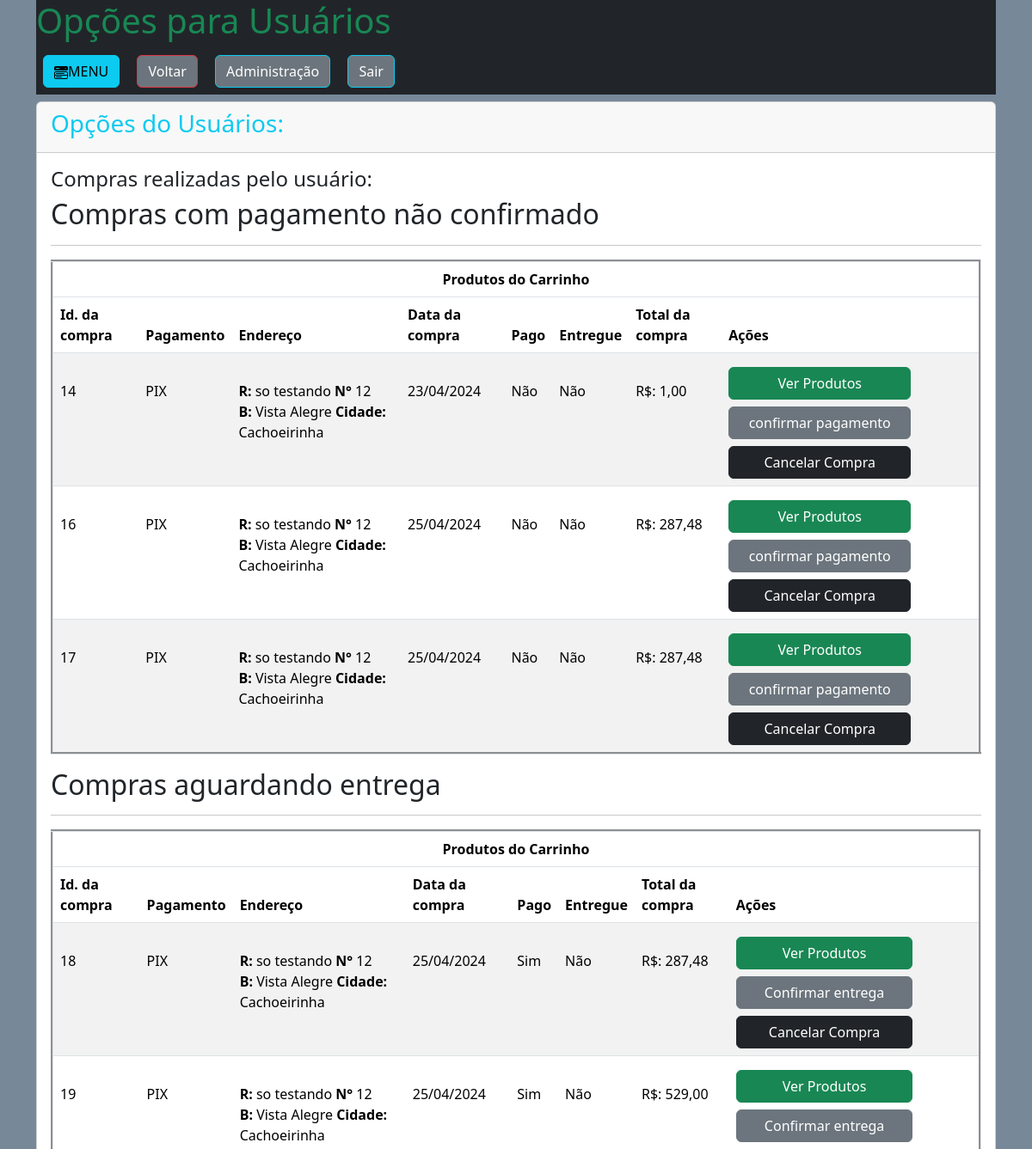
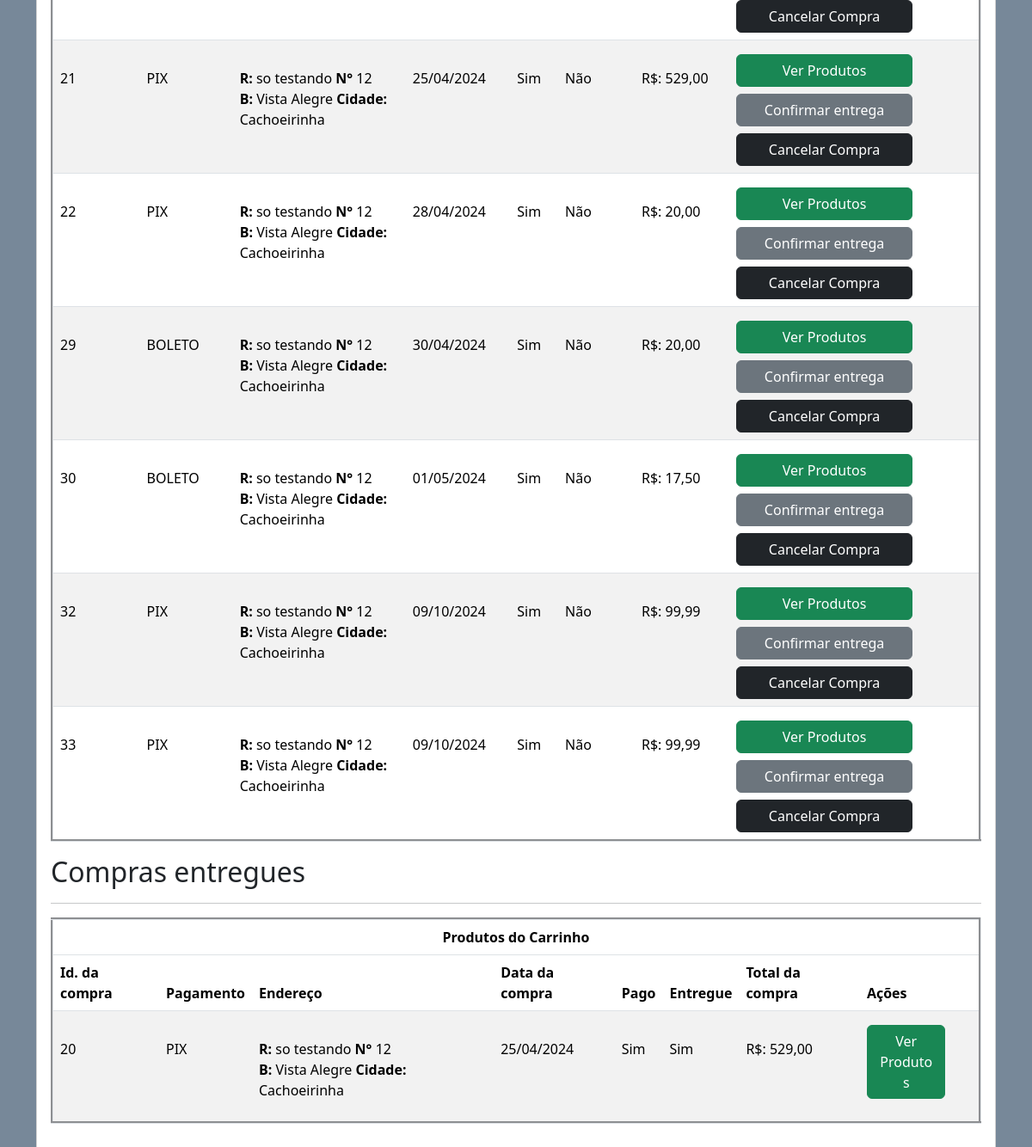
The page /administrador/usuarios/compras_us.php?id_usuario=6 on the database its author committed (2 pictures, top to bottom).
### tables this page shows
CREATE TABLE `compras` (
  `id_compra` int(11) NOT NULL,
  `id_usuario` int(11) NOT NULL,
  `id_endereco` int(11) NOT NULL,
  `data` datetime NOT NULL,
  `total` double(10,2) NOT NULL,
  `autorizado` int(1) NOT NULL,
  `sel_entrega` int(1) NOT NULL,
  `entregue` int(1) NOT NULL,
  `pagamento` varchar(30) NOT NULL,
  `parcelas` int(3) NOT NULL
);

CREATE TABLE `endereco_usuario` (
  `id_endereco` int(11) NOT NULL,
  `id_usuario` int(11) NOT NULL,
  `CEP` varchar(9) NOT NULL,
  `logradouro` varchar(120) NOT NULL,
  `bairro` varchar(60) NOT NULL,
  `cidade` varchar(60) NOT NULL,
  `UF` varchar(2) NOT NULL,
  `numero` int(6) NOT NULL,
  `complemento` varchar(60) NOT NULL,
  `ponto_referencia` varchar(100) NOT NULL,
  `retirada_com` varchar(100) NOT NULL,
  `telefone_entrega` varchar(15) NOT NULL
);

### administrador/usuarios/compras_us.php (the view, shortened to what this page needs)
<?php
require_once '../../database.php';
require_once '../../verifica_session.php';
if(!empty($_GET['id_usuario'])){
	$id_usuario = $_GET['id_usuario'];
	$sql = "SELECT * FROM compras WHERE id_usuario = '".$id_usuario."'";
	$consulta = $conexao->query($sql);
$dados_a = $consulta->fetchALL(PDO::FETCH_ASSOC);}
?>
<!doctype html>
<html lang="pt-br">
  <head>
    <link href="https://cdn.jsdelivr.net/npm/bootstrap@5.3.3/dist/css/bootstrap.min.css" rel="stylesheet">
	<link rel="stylesheet" href="../../css/modal.css">
</head>
  <body style="background: #778899">
  <div class="container">
				<div class="bg-dark"><h1 class="text-success">
				</h1>
				<button type="button" class="btn btn-info m-2" data-toggle="modal" data-target="#exampleModal">
			MENU
				</button>
				<?php echo '<a class="btn btn-secondary border-danger m-2" href="us_opcoes.php?id_usuario='.$id_usuario.'">Voltar</a>'; ?>
				<a class="btn btn-secondary border-info m-2" href="../menu_admin.php">Administração</a>
				<a href="../../sair.php" class="btn btn-secondary border-info m-2">Sair</a>
				</div>
	<div class="card mt-2">
	<div class="card-header">
	<h3 class="text-info">Opções do Usuários: </h3>
	</div>
	<div class="card-body">
	<h4 class="text">Compras realizadas pelo usuário: </h4>
	<h2>Compras com pagamento não confirmado</h2><hr>
<?php
$cont=0;
foreach($dados_a as $d_1){
if($d_1['autorizado'] == 0){ $cont += 1;}
}
if($cont > 0){
	  echo '<table class="table table-striped mt-2" border="3">
                <thead>
                    <tr align="center">
                        <th colspan="8">Produtos do Carrinho</th>
                    </tr>
                    <tr>
                        <th>Id. da compra</th>
                        <th>Pagamento</th>
                        <th>Endereço</th>
                        <th>Data da compra</th>
                        <th>Pago</th>
                        <th>Entregue</th>
                        <th>Total da compra</th>
                        <th>Ações</th>
                    </tr>
                </thead>
                <tbody>';
                foreach ($dados_a as $d_2){
                $id_compra = $d_2['id_compra'];
		if($d_2['autorizado'] == 0 && $d_2['entregue'] == 0 ){
                $sql = "SELECT * FROM compras  WHERE id_compra = ?";
                $consulta = $conexao->prepare($sql);
                $consulta->execute(array($id_compra));
                $dados = $consulta->fetch(PDO::FETCH_ASSOC);
                $data = $d_2['data'];
                $total= $d_2['total'];
                $autorizado= $d_2['autorizado'];
				if($autorizado == 0){ $pago = 'Não';
				}else{
					$pago = 'Sim';
				}
                $entregue= $dados['entregue'];
				if($entregue == 0){ $ent = 'Não';
				}else{
					$ent = 'Sim';
				}
				$pagamento= $d_2['pagamento'];
				$id_endereco = $d_2['id_endereco'];
				$sqlend = "SELECT * FROM endereco_usuario WHERE id_endereco = '".$id_endereco."'";
				$consultaend = $conexao->query($sqlend);
				$dados_end = $consultaend->fetch(PDO::FETCH_ASSOC);
				$endereco = '<strong>R:</strong> '.$dados_end['logradouro'].' <strong>N°</strong> '.$dados_end['numero'].'<br><strong>B: </strong>'.$dados_end['bairro'].' <strong>Cidade:</strong> '.$dados_end['cidade'].'';
			    echo '<tr style="height: 110px">
                <td><P class="mt-4">'.$id_compra.'</P></td>
                <td><P class="mt-4">'.$pagamento.'</P></td>
                <td><P class="mt-4">'.$endereco.'</P></td>
                <td><P class="mt-4">'.date_format(new DateTime($data),"d/m/Y").'</P></td>
                <td><P class="mt-4">'.$pago.'</P></td>
                <td><P class="mt-4">'.$ent.'</P></td>
                <td><P class="mt-4"> R$: '.number_format($total,2,',','.').'</P></td>
                <td><a class="btn btn-success w-75 mt-2" href="?ver_pr_compra='.$id_compra.'&id_usuario='.$id_usuario.'">Ver Produtos</a>
                <a class="btn btn-secondary w-75 mt-2" href="?confirma_pgt='.$id_compra.'&id_usuario='.$id_usuario.'">confirmar pagamento</a>
                <a class="btn btn-dark mt-2 w-75" href="?cancelar_compra='.$id_compra.'&id_usuario='.$id_usuario.'">Cancelar Compra</a></td></tr>';
				}}}else{ echo '<h3 class="alert alert-secondary text-center">Nenhum produto pendente de aprovação de pagamento</h3>';}
	echo '</tbody></table>';
?>
<h2>Compras aguardando entrega</h2><hr>
<?php
$cont_ent=0;
foreach($dados_a as $d_1){
if($d_1['autorizado'] == 1 && $d_1['entregue'] == 0){ $cont_ent += 1;}
}
if($cont_ent > 0){
	  echo '<table class="table table-striped mt-2" border="3">
                <thead>
                    <tr align="center">
                        <th colspan="8">Produtos do Carrinho</th>
                    </tr>
                    <tr>
                        <th>Id. da compra</th>
                        <th>Pagamento</th>
                        <th>Endereço</th>
                        <th>Data da compra</th>
                        <th>Pago</th>
                        <th>Entregue</th>
                        <th>Total da compra</th>
                        <th>Ações</th>
                    </tr>
                </thead>
                <tbody>';
                foreach ($dados_a as $d_2){
		$id_compra = $d_2['id_compra'];
		if($d_2['autorizado'] == 1 && $d_2['entregue'] == 0 ){
                $sql = "SELECT * FROM compras WHERE id_compra = ?";
                $consulta = $conexao->prepare($sql);
                $consulta->execute(array($id_compra));
                $dados = $consulta->fetch(PDO::FETCH_ASSOC);
                $data = $d_2['data'];
                $total= $d_2['total'];
                $autorizado= $d_2['autorizado'];
				if($autorizado == 0){ $pago = 'Não';
				}else{
					$pago = 'Sim';
				}
                $entregue= $dados['entregue'];
				if($entregue == 0){ $ent = 'Não';
				}else{
					$ent = 'Sim';
				}
				$pagamento= $d_2['pagamento'];
				$id_endereco = $d_2['id_endereco'];
				$sqlend = "SELECT * FROM endereco_usuario WHERE id_endereco = '".$id_endereco."'";
				$consultaend = $conexao->query($sqlend);
				$dados_end = $consultaend->fetch(PDO::FETCH_ASSOC);
				$endereco = '<strong>R:</strong> '.$dados_end['logradouro'].' <strong>N°</strong> '.$dados_end['numero'].'<br><strong>B: </strong>'.$dados_end['bairro'].' <strong>Cidade:</strong> '.$dados_end['cidade'].'';
			    echo '<tr style="height: 110px">
                <td><P class="mt-4">'.$id_compra.'</P></td>
                <td><P class="mt-4">'.$pagamento.'</P></td>
                <td><P class="mt-4">'.$endereco.'</P></td>
                <td><P class="mt-4">'.date_format(new DateTime($data),"d/m/Y").'</P></td>
                <td><P class="mt-4">'.$pago.'</P></td>
                <td><P class="mt-4">'.$ent.'</P></td>
                <td><P class="mt-4"> R$: '.number_format($total,2,',','.').'</P></td>
                <td><a class="btn btn-success w-75 mt-2" href="?ver_pr_compra='.$id_compra.'&id_usuario='.$id_usuario.'">Ver Produtos</a>
                <a class="btn btn-secondary w-75 mt-2" href="?entrega='.$id_compra.'&id_usuario='.$id_usuario.'">Confirmar entrega</a>
                <a class="btn btn-dark mt-2 w-75" href="?cancelar_compra='.$id_compra.'&id_usuario='.$id_usuario.'">Cancelar Compra</a></td></tr>
';
				}}}else{ echo '<h3 class="alert alert-secondary text-center">Nenhum produto pendente de entrega</h3>';}
	echo '</tbody></table>';
	?>
<h2>Compras entregues</h2><hr>
<?php
$cont_faturado=0;
foreach($dados_a as $d_1){
if($d_1['autorizado'] == 1 && $d_1['entregue'] == 1){ $cont_faturado += 1;}
}
if($cont_faturado > 0){
	  echo '<table class="table table-striped mt-2" border="3">
                <thead>
                    <tr align="center">
                        <th colspan="8">Produtos do Carrinho</th>
                    </tr>
                    <tr>
                        <th>Id. da compra</th>
                        <th>Pagamento</th>
                        <th>Endereço</th>
                        <th>Data da compra</th>
                        <th>Pago</th>
                        <th>Entregue</th>
                        <th>Total da compra</th>
                        <th>Ações</th>
                    </tr>
                </thead>
                <tbody>';
                foreach ($dados_a as $d_2){
		$id_compra = $d_2['id_compra'];
		if($d_2['autorizado'] == 1 && $d_2['entregue'] == 1 ){
                $sql = "SELECT * FROM compras WHERE id_compra = ?";
                $consulta = $conexao->prepare($sql);
                $consulta->execute(array($id_compra));
                $dados = $consulta->fetch(PDO::FETCH_ASSOC);
                $data = $d_2['data'];
                $total= $d_2['total'];
                $autorizado= $d_2['autorizado'];
				if($autorizado == 0){ $pago = 'Não';
				}else{
					$pago = 'Sim';
				}
                $entregue= $dados['entregue'];
				if($entregue == 0){ $ent = 'Não';
				}else{
					$ent = 'Sim';
				}
				$pagamento= $d_2['pagamento'];
				$id_endereco = $d_2['id_endereco'];
				$sqlend = "SELECT * FROM endereco_usuario WHERE id_endereco = '".$id_endereco."'";
				$consultaend = $conexao->query($sqlend);
				$dados_end = $consultaend->fetch(PDO::FETCH_ASSOC);
				$endereco = '<strong>R:</strong> '.$dados_end['logradouro'].' <strong>N°</strong> '.$dados_end['numero'].'<br><strong>B: </strong>'.$dados_end['bairro'].' <strong>Cidade:</strong> '.$dados_end['cidade'].'';
			    echo '<tr style="height: 110px">
                <td><P class="mt-4">'.$id_compra.'</P></td>
                <td><P class="mt-4">'.$pagamento.'</P></td>
                <td><P class="mt-4">'.$endereco.'</P></td>
                <td><P class="mt-4">'.date_format(new DateTime($data),"d/m/Y").'</P></td>
                <td><P class="mt-4">'.$pago.'</P></td>
                <td><P class="mt-4">'.$ent.'</P></td>
                <td><P class="mt-4"> R$: '.number_format($total,2,',','.').'</P></td>
                <td><a class="btn btn-success w-75 mt-2" href="?ver_pr_compra='.$id_compra.'&id_usuario='.$id_usuario.'">Ver Produtos</a>
                </td></tr>
';
				}}}else{ echo '<h3 class="alert alert-secondary text-center">Nenhuma compra efetuada ou entregue</h3>';}
	echo '</tbody></table>';
	?>
</div>
	</div>
	</div>

### rows shown on the page
compras: id_compra "14", pagamento "PIX", id_endereco.logradouro "so testando", id_endereco.numero "12", id_endereco.bairro "Vista Alegre", id_endereco.cidade "Cachoeirinha", data "23/04/2024", autorizado "Não", entregue "Não", total "1,00"
compras: id_compra "16", pagamento "PIX", id_endereco.logradouro "so testando", id_endereco.numero "12", id_endereco.bairro "Vista Alegre", id_endereco.cidade "Cachoeirinha", data "25/04/2024", autorizado "Não", entregue "Não", total "287,48"
compras: id_compra "17", pagamento "PIX", id_endereco.logradouro "so testando", id_endereco.numero "12", id_endereco.bairro "Vista Alegre", id_endereco.cidade "Cachoeirinha", data "25/04/2024", autorizado "Não", entregue "Não", total "287,48"
compras: id_compra "18", pagamento "PIX", id_endereco.logradouro "so testando", id_endereco.numero "12", id_endereco.bairro "Vista Alegre", id_endereco.cidade "Cachoeirinha", data "25/04/2024", autorizado "Sim", entregue "Não", total "287,48"
compras: id_compra "19", pagamento "PIX", id_endereco.logradouro "so testando", id_endereco.numero "12", id_endereco.bairro "Vista Alegre", id_endereco.cidade "Cachoeirinha", data "25/04/2024", autorizado "Sim", entregue "Não", total "529,00"
compras: id_compra "21", pagamento "PIX", id_endereco.logradouro "so testando", id_endereco.numero "12", id_endereco.bairro "Vista Alegre", id_endereco.cidade "Cachoeirinha", data "25/04/2024", autorizado "Sim", entregue "Não", total "529,00"
compras: id_compra "22", pagamento "PIX", id_endereco.logradouro "so testando", id_endereco.numero "12", id_endereco.bairro "Vista Alegre", id_endereco.cidade "Cachoeirinha", data "28/04/2024", autorizado "Sim", entregue "Não", total "20,00"
compras: id_compra "29", pagamento "BOLETO", id_endereco.logradouro "so testando", id_endereco.numero "12", id_endereco.bairro "Vista Alegre", id_endereco.cidade "Cachoeirinha", data "30/04/2024", autorizado "Sim", entregue "Não", total "20,00"
compras: id_compra "30", pagamento "BOLETO", id_endereco.logradouro "so testando", id_endereco.numero "12", id_endereco.bairro "Vista Alegre", id_endereco.cidade "Cachoeirinha", data "01/05/2024", autorizado "Sim", entregue "Não", total "17,50"
compras: id_compra "32", pagamento "PIX", id_endereco.logradouro "so testando", id_endereco.numero "12", id_endereco.bairro "Vista Alegre", id_endereco.cidade "Cachoeirinha", data "09/10/2024", autorizado "Sim", entregue "Não", total "99,99"
compras: id_compra "33", pagamento "PIX", id_endereco.logradouro "so testando", id_endereco.numero "12", id_endereco.bairro "Vista Alegre", id_endereco.cidade "Cachoeirinha", data "09/10/2024", autorizado "Sim", entregue "Não", total "99,99"
compras: id_compra "20", pagamento "PIX", id_endereco.logradouro "so testando", id_endereco.numero "12", id_endereco.bairro "Vista Alegre", id_endereco.cidade "Cachoeirinha", data "25/04/2024", autorizado "Sim", entregue "Sim", total "529,00"
